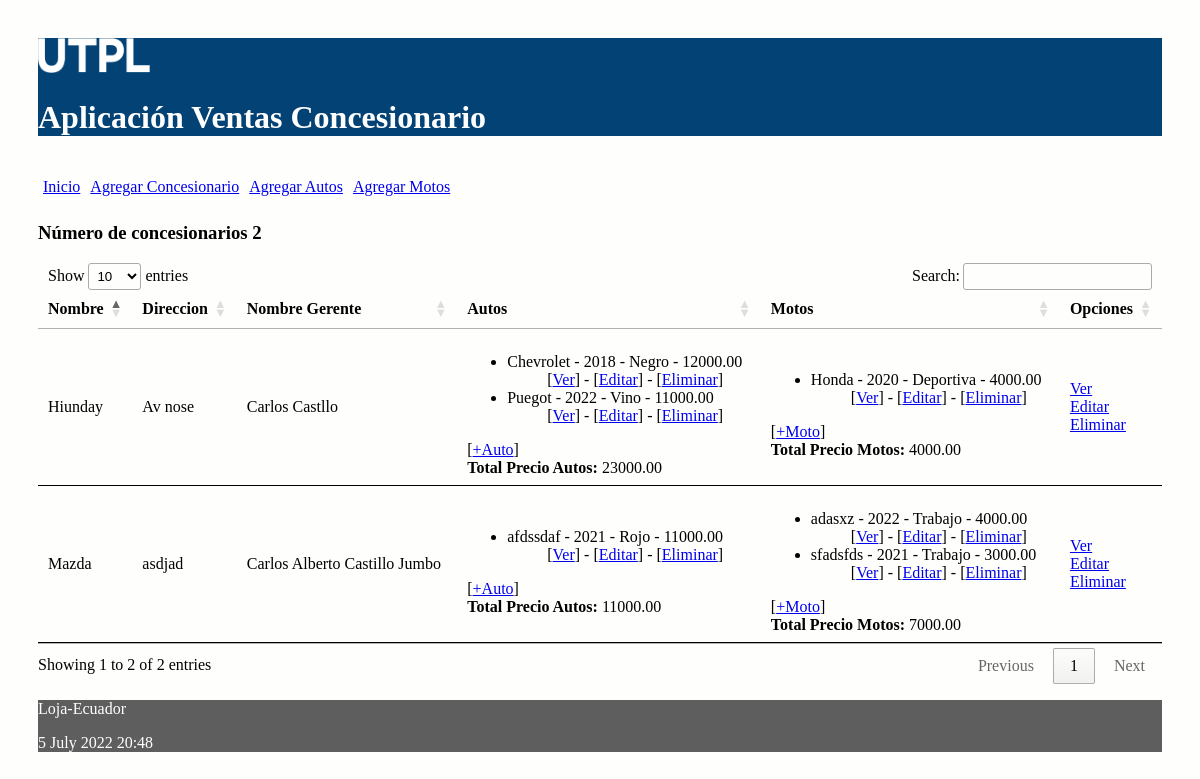
The page / on the database its author committed.
### ventas/models.py (models this page shows, shortened)
class Concesionario(models.Model):
    nombre = models.CharField(max_length=30)
    direccion = models.CharField(max_length=30)
    nombre_gerente = models.CharField(max_length=30)
    def obtener_costo_autos(self):
        valor = [t.valor_maximo for t in self.losvehiculos.all()]
        valor = sum(valor)
        return valor
    def obtener_costo_motos(self):
        valor = [c.valor_fijo_venta for c in self.lasmotos.all()]
        valor = sum(valor)
        return valor

class Auto(models.Model):
    marca = models.CharField(max_length=30)
    anio_fabricacion = models.IntegerField()
    valor_minimo = models.DecimalField(max_digits=100, decimal_places=2)
    valor_maximo = models.DecimalField(max_digits=100, decimal_places=2)
    color = models.CharField(max_length=30)
    valor_alarma = models.DecimalField(max_digits=100, decimal_places=2)
    concesionario = models.ForeignKey(Concesionario, on_delete=models.CASCADE, related_name="losvehiculos")

class Moto(models.Model):
    marca = models.CharField(max_length=30)
    anio_fabricacion = models.IntegerField()
    valor_fijo_venta = models.DecimalField(max_digits=100, decimal_places=2)
    tipo_opciones = (('Trabajo', 'Trabajo'),
                ('Deportiva','Deportiva'))
    tipo = models.CharField(max_length=30 ,choices=tipo_opciones)
    concesionario = models.ForeignKey(Concesionario, on_delete=models.CASCADE, related_name="lasmotos")

### ventas/views.py (the view)
# urls.py: path('', views.index, name='index'),
def index(request):
    concesionarios = Concesionario.objects.all()
    informacion_template = {'concesionarios': concesionarios, 'numero_concesionarios': len(concesionarios)}
    return render(request, 'index.html', informacion_template)

### ventas/templates/index.html (shortened to what this page needs)
{% extends "master.html" %}
{% block content %}
<h3>Número de concesionarios {{ numero_concesionarios }}</h3>
<table id="tabla_datos">
  <thead>
    <tr>
      <th>Nombre</th>
      <th>Direccion</th>
      <th>Nombre Gerente</th>
      <th>Autos </th>
      <th>Motos</th>
      <th>Opciones</th>
    </tr>
  </thead>
  {% for e in concesionarios %}
  <tr>
    <td> {{e.nombre}}</td>
    <td> {{e.direccion}}</td>
    <td> {{e.nombre_gerente}}</td>
    <td>
      <ul>
        {% for t in e.losvehiculos.all %}
          <li>
            <span>{{t.marca}} - {{t.anio_fabricacion}} - {{t.color}} - {{t.valor_maximo}} <br> <dd>[<a href="{% url 'obtener_auto' t.id %}">Ver</a>] -
                [<a href="{% url 'editar_auto' t.id %}">Editar</a>] -
                [<a href="{% url 'eliminar_auto' t.id %}">Eliminar</a>]
            </span>
          </li>
        {% endfor %}
      </ul>
        [<a href="{% url 'crear_auto_concesionario' e.id%}">+Auto</a>]
        <br>
        <b>Total Precio Autos:</b> {{ e.obtener_costo_autos }}
    </td>
    <td>
        <ul>
          {% for c in e.lasmotos.all %}
            <li>
              <span>{{c.marca}} - {{c.anio_fabricacion}} - {{c.tipo}} - {{c.valor_fijo_venta}}<br> <dd>[<a href="{% url 'obtener_moto' c.id %}">Ver</a>] -
                [<a href="{% url 'editar_moto' c.id %}">Editar</a>] -
                [<a href="{% url 'eliminar_moto' c.id %}">Eliminar</a>]</span>
            </li>
          {% endfor %}
        </ul>
            [<a href="{% url 'crear_moto_concesionario' e.id%}">+Moto</a>]
            <br>
            <b>Total Precio Motos:</b> {{ e.obtener_costo_motos }}
      </td>
    <td>
        <a href="{% url 'obtener_concesionario' e.id %}">Ver</a> <br>
        <a href="{% url 'editar_concesionario' e.id %}">Editar</a> <br>
        <a href="{% url 'eliminar_concesionario' e.id %}"
        onclick="return confirm('¿Está seguro de la eliminación?')" >
        Eliminar</a>
    </td>
  </tr>
  {% endfor %}
</table>
{% endblock %}

### ventas/templates/master.html (shortened to what this page needs)
<!DOCTYPE html>
<html>
  <head>
    {% load static %}
    <link rel="stylesheet" type="text/css" href="{% static 'css/estilos.css' %}">
    <link rel="stylesheet" type="text/css" href="https://cdn.datatables.net/1.10.25/css/jquery.dataTables.min.css">
  </head>
  <body>
  <header>
    <img src="{% static 'images/logo.png' %}" height="10%" width="10%" alt="My image">
    <h1>Aplicación Ventas Concesionario </h1>
    <nav class="top_menu">
      <ul>
        <li><a href="{% url 'index' %}">Inicio</a></li>
        <li><a href="{% url 'crear_concesionario' %}">Agregar Concesionario</a></li>
        <li><a href="{% url 'crear_auto' %}">Agregar Autos</a></li>
        <li><a href="{% url 'crear_moto' %}">Agregar Motos</a></li>
      </ul>
    </nav>
  </header>
  <section>
      {% block content %}
      {% endblock %}
  </section>
    <footer>
      <p>Loja-Ecuador</p>
      <p>{% now "j F Y H:i" %}</p>
    </footer>
  </body>
</html>

### ventas/static/css/estilos.css (style rules this page uses)
body { background: #FEFEFD; padding: 30px; }
header { background: #034275; color: #FFF; }
section { width: 100%; }
th, td { padding: 15px; border-bottom: 1px solid black; }
.top_menu ul { list-style:none; float:left; padding: 5px; width:95%; }
.top_menu ul li { float:left; margin-right:10px; margin-bottom:5px; text: #FFF; }
footer { background: #5E5E5E; color: #FFF; }

### rows shown on the page
Concesionario: nombre "Hiunday", direccion "Av nose", nombre_gerente "Carlos Castllo", obtener_costo_autos "23000.00", obtener_costo_motos "4000.00"
Auto: marca "Chevrolet", anio_fabricacion "2018", color "Negro", valor_maximo "12000.00"
Auto: marca "Puegot", anio_fabricacion "2022", color "Vino", valor_maximo "11000.00"
Moto: marca "Honda", anio_fabricacion "2020", tipo "Deportiva", valor_fijo_venta "4000.00"
Concesionario: nombre "Mazda", direccion "asdjad", nombre_gerente "Carlos Alberto Castillo Jumbo", obtener_costo_autos "11000.00", obtener_costo_motos "7000.00"
Auto: marca "afdssdaf", anio_fabricacion "2021", color "Rojo", valor_maximo "11000.00"
Moto: marca "adasxz", anio_fabricacion "2022", tipo "Trabajo", valor_fijo_venta "4000.00"
Moto: marca "sfadsfds", anio_fabricacion "2021", tipo "Trabajo", valor_fijo_venta "3000.00"

### other values the page prints
{{ numero_concesionarios }} "2"
